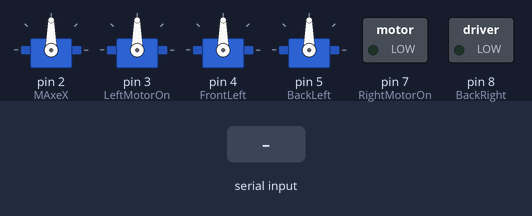
Bench run of a sketch on a simulated Arduino Uno, built with avr-gcc and run on an emulated ATmega328P. Parts: 4 × servo, switched loads named in the sketch (green lamp = pin HIGH). The inputs (shaded band) are chosen by the test bench. Pins used as bus, display or sensor lines are not drawn; what the sketch prints to the serial monitor is not drawn.

Above: at 1.2 s.
1.3 s: "z" received over the second serial link
At 1.8 s:
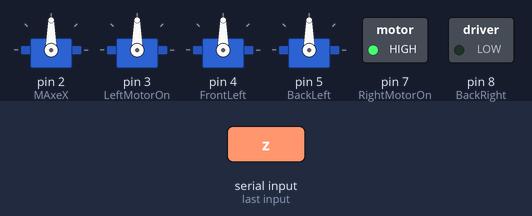
2.8 s: "s" received over the second serial link
At 4.0 s:
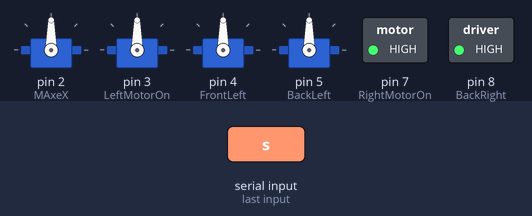
4.3 s: "q" received over the second serial link
At 5.2 s:
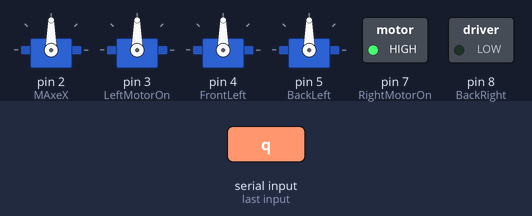
Timing chart, 0 to 7.3 s (numbered marks = the images above; inputs shaded):
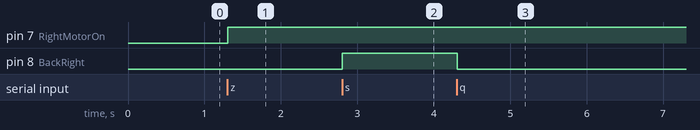

The sketch:

megazord.ino
```cpp
#include <Servo.h>
#include <SoftwareSerial.h>
Servo MAxeX, MAxeY, MAxeZ, MAxePince;

int ValX, ValY, ValZ, ValPince;
int BluetoothTX = 10;
int BluetoothRX = 11;
int FrontLeft = 4;
int BackLeft = 5;
int FrontRight = 9;
int BackRight = 8;
int LeftMotorOn = 3;
int RightMotorOn = 7;

SoftwareSerial Bluetooth(BluetoothTX, BluetoothRX);

void setup() {
  // put your setup code here, to run once:
  MAxeX.attach(2);
  MAxeY.attach(3);
  MAxeZ.attach(4);
  MAxePince.attach(5);
  pinMode(FrontLeft, OUTPUT);
  pinMode(BackLeft, OUTPUT);
  pinMode(FrontRight, OUTPUT);
  pinMode(BackRight, OUTPUT);
  pinMode(LeftMotorOn, OUTPUT);
  pinMode(RightMotorOn, OUTPUT);

  Serial.begin(9600);
  Bluetooth.begin(9600);
}

void moveForward() {
  digitalWrite(FrontLeft, HIGH);
  digitalWrite(BackLeft, LOW);
  digitalWrite(FrontRight, HIGH);
  digitalWrite(BackRight, LOW);
  digitalWrite(LeftMotorOn, HIGH);
  digitalWrite(RightMotorOn, HIGH);
}

void moveBackward() {
  digitalWrite(FrontLeft, LOW);
  digitalWrite(BackLeft, HIGH);
  digitalWrite(FrontRight, LOW);
  digitalWrite(BackRight, HIGH);
  digitalWrite(LeftMotorOn, HIGH);
  digitalWrite(RightMotorOn, HIGH);
}

void turnLeft() {
  digitalWrite(FrontLeft, LOW);
  digitalWrite(BackLeft, HIGH);
  digitalWrite(FrontRight, HIGH);
  digitalWrite(BackRight, LOW);
  digitalWrite(LeftMotorOn, HIGH);
  digitalWrite(RightMotorOn, HIGH);
}

void turnRight() {
  digitalWrite(FrontLeft, HIGH);
  digitalWrite(BackLeft, LOW);
  digitalWrite(FrontRight, LOW);
  digitalWrite(BackRight, HIGH);
  digitalWrite(LeftMotorOn, HIGH);
  digitalWrite(RightMotorOn, HIGH);
}

void stopMoving() {
  digitalWrite(FrontLeft, LOW);
  digitalWrite(BackLeft, LOW);
  digitalWrite(FrontRight, LOW);
  digitalWrite(BackRight, LOW);
  digitalWrite(LeftMotorOn, LOW);
  digitalWrite(RightMotorOn, LOW);
}

void loop() {
  // put your main code here, to run repeatedly:
  if (Bluetooth.available() >= 2) {
    int ValPos = Bluetooth.read();
    int ValPos1 = Bluetooth.read();
    int Val = (ValPos1 * 256) + ValPos;
    Serial.println(Val);

    if (Val >= 1000 && Val < 1180) {
      ValX = map(Val, 1000, 1180, 0, 180);
      MAxeX.write(ValX);
    }

    if (Val >= 2000 && Val < 2180) {
      ValY = map(Val, 2000, 2180, 0, 180);
      MAxeY.write(ValY);
    }

    if (Val >= 3000 && Val < 3180) {
      ValZ = map(Val, 3000, 3180, 0, 180);
      MAxeZ.write(ValZ);
    }

    if (Val >= 4000 && Val < 4180) {
      ValPince = map(Val, 4000, 4180, 0, 180);
      MAxePince.write(ValPince);
    }
  }

  char remoteControl;

  if (Bluetooth.available() <= 2) {
    remoteControl = Bluetooth.read();
    Serial.println(remoteControl);
  }

  if (remoteControl == 'z')
    moveForward();
  else if (remoteControl == 's')
    moveBackward();
  else if (remoteControl == 'q')
    turnLeft();
  else if (remoteControl == 'd')
    turnRight();
  else if (remoteControl == 'a')
    stopMoving();
}
```

Measured:
- after the input at 1.3 s, pin 7 (RightMotorOn): LOW → HIGH at once
- after the input at 2.8 s, pin 8 (BackRight): LOW → HIGH at once
- after the input at 4.3 s, pin 8 (BackRight): HIGH → LOW at once
